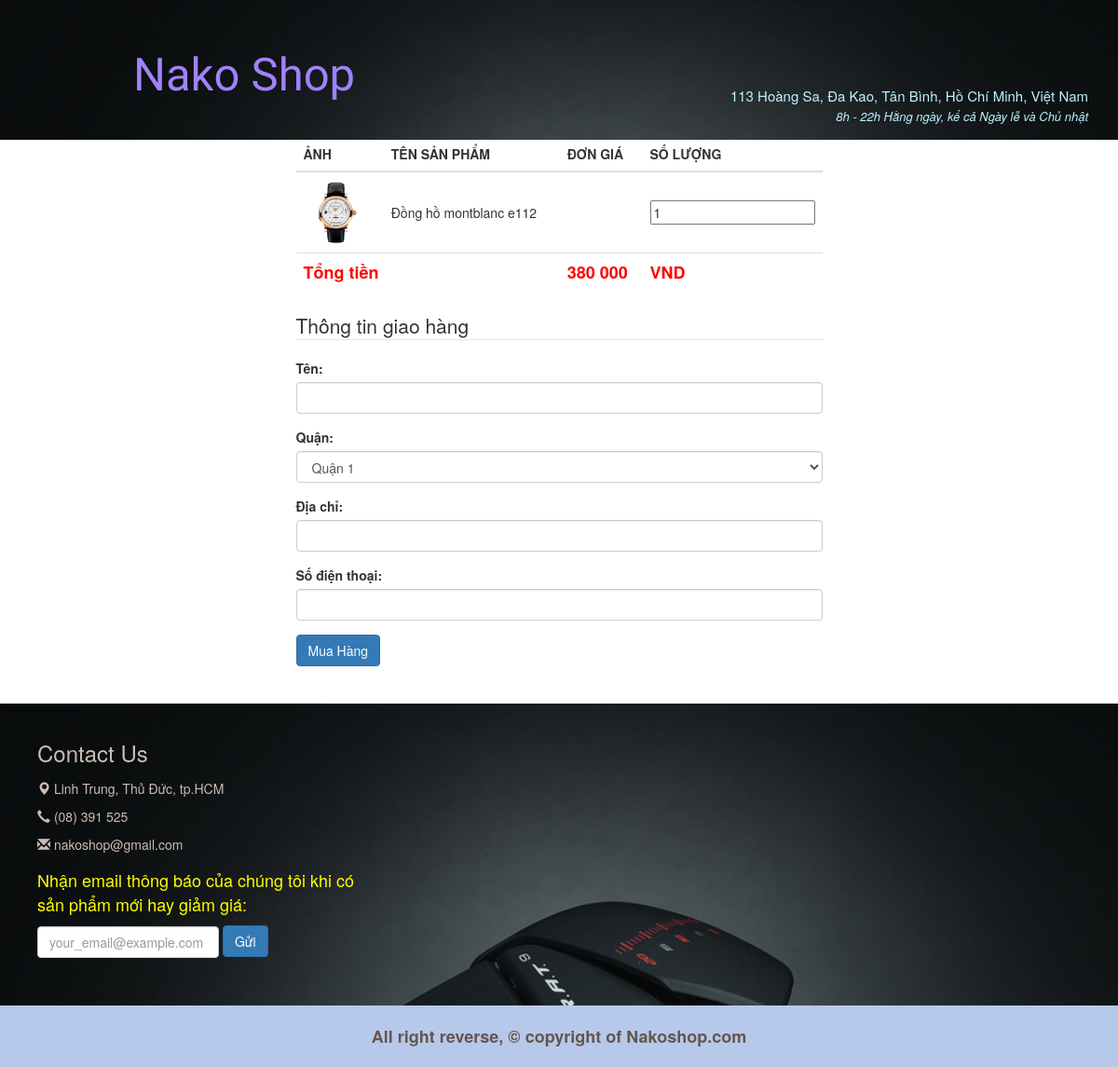
Screenshot of /order.php?masp=8 with the database file from the repository.
### tables this page shows
CREATE TABLE `sanpham` (
  `masp` int(11) NOT NULL,
  `tensp` varchar(255) NOT NULL,
  `gia` varchar(20) NOT NULL,
  `baohanh` tinyint(2) NOT NULL,
  `trongluong` int(4) NOT NULL,
  `chatlieu` varchar(100) NOT NULL,
  `chongnuoc` tinyint(1) NOT NULL,
  `nangluong` varchar(100) NOT NULL,
  `loaibh` varchar(100) NOT NULL,
  `kichthuoc` varchar(100) NOT NULL,
  `mau` varchar(100) NOT NULL,
  `danhcho` varchar(20) NOT NULL,
  `phukien` varchar(255) NOT NULL,
  `khuyenmai` varchar(100) NOT NULL,
  `tinhtrang` varchar(100) NOT NULL,
  `madm` int(11) NOT NULL,
  `anhchinh` varchar(255) NOT NULL,
  `luotmua` int(11) NOT NULL,
  `luotxem` int(11) NOT NULL,
  `ngay_nhap` datetime NOT NULL DEFAULT CURRENT_TIMESTAMP
);

### order.php (the view, shortened to what this page needs)
<?php
require_once 'layout/second_header.php' ;
require_once 'backend-index.php';
$masp = $q = "";
if(isset($_GET['masp'])){
	$masp = $_GET['masp'];
}
if(isset($_GET['q'])){
	$q = $_GET['q'];
	if($q == 'multi'){
		if($_SESSION['rights'] == "default"){
			if(isset($_SESSION['client_cart']) && count($_SESSION['client_cart']) > 1){
				$tmpArr = $_SESSION['client_cart'];
				array_shift($tmpArr);
				$x = '('.implode(',',$tmpArr).')';
				$sql = "SELECT * FROM sanpham WHERE masp in ".$x."";
			}else {
				echo "<script>alert('Giỏ hàng trống!')</script>";
				return 0;
			}
		} else {
			$tmpArr = $_SESSION['user_cart'];
			array_shift($tmpArr);
			$x = '('.implode(',',$tmpArr).')';
			$sql = "SELECT * FROM sanpham WHERE masp in ".$x."";
		}
	} elseif($q = 'buylikepr'){
		$tmpArr = $_SESSION['like'];
		array_shift($tmpArr);
		$x = '('.implode(',',$tmpArr).')';
		$sql = "SELECT * FROM sanpham WHERE masp in ".$x."";
	} else {
		$_SESSION['buynow'] = $masp;
	}
} else {
	$sql = "SELECT * FROM sanpham WHERE masp = '".$masp."'";
}
$conn = connect();
mysqli_set_charset($conn, 'utf8');
$result = mysqli_query($conn, $sql);
?>
<form action="giaodich.php" method="POST" role="form">
	<div class="container-fluid form" style="margin-top: -23px; padding: 20px">
		<div class="row">
			<div class="col-lg-3"></div>
			<div class="col-lg-6">
				<table class="table table-hover">
					<thead>
						<tr>
							<th>ẢNH</th><th>TÊN SẢN PHẨM</th><th>ĐƠN GIÁ</th><th>SỐ LƯỢNG</th>
						</tr>
					</thead>
					<tbody>
						<?php while ($row = mysqli_fetch_assoc($result)) { ?>
						<tr>
							<td><img src="<?php echo $row['anhchinh'] ?>" style="width: 70px"></td>
							<td><?php echo $row['tensp'] ?></td>
							<td class="cost" data-val="<?php echo $row['gia'] ?>">
							<td width="30px"><input type="number" name="sl[]" value='1' min="0" onchange="tinh_tien()"></td>
							</tr>
							<?php }
							?>
							<tr style="color: red; font-size: 18px;"><th colspan="2">Tổng tiền</th><th id="tong_tien"></th><th>VND</th></tr>
						</tbody>
					</table>
					<legend>Thông tin giao hàng</legend>
					<div class="form-group">
						<label for="">Tên: </label>
						<input type="text" class="form-control" id="s_ten" name="ten" value="<?php
						if($_SESSION['rights'] == 'user'){
							echo $_SESSION['user']['ten'];
						}
						?>">
					</div>
					<div class="form-group">
						<label for="">Quận: </label>
						<select class="form-control" name="quan" id="s_quan">
							<option  value="q1">Quận 1</option>
						</select>
					</div>
					<div class="form-group">
						<label for="">Địa chỉ: </label>
						<input type="text" class="form-control" name="dc" id="s_dc"  value="<?php
						if($_SESSION['rights'] == 'user'){
							echo $_SESSION['user']['diachi'];
						}
						?>">
					</div>
					<div class="form-group">
						<label for="">Số điện thoại: </label>
						<input type="text" class="form-control" name="sodt" id="s_sdt" value="<?php
						if($_SESSION['rights'] == 'user'){
							echo $_SESSION['user']['sodt'];
						}
						?>">
					</div>
					<button onclick="check_before_submit()" class="btn btn-primary" type="submit">Mua Hàng</button><br><br>
				</form>
	<?php require_once 'layout/second_footer.php' ?>

### libs/css/style.css (style rules this page uses)
td { vertical-align: middle!important; }

### rows the page displays
sanpham: anhchinh (picture), tensp "Đồng hồ montblanc e112"
